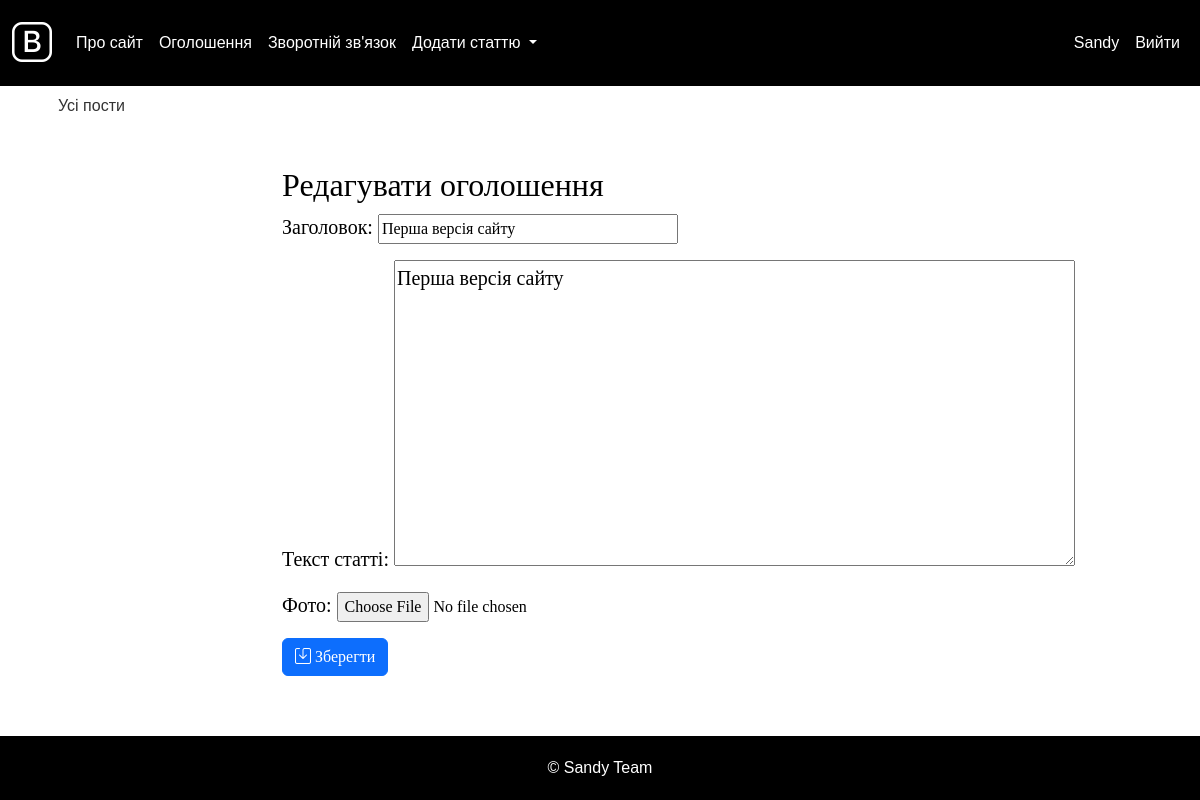
The page /edit_announcement/1/ (signed in) on the database its author committed.
### blog/models.py (models this page shows, shortened)
class CustomUser(AbstractUser):
    avatar = models.ImageField(upload_to='avatars/', blank=True, null=True, default='avatars/default_avatar.png')
    class Meta:
        verbose_name = 'Користувач'
        verbose_name_plural = 'Користувачі'

class Announcement(models.Model):
    title = models.CharField(max_length=200, verbose_name="Заголовок")
    content = models.TextField(verbose_name="Текст статті")
    photo = models.ImageField(upload_to="photos/%Y/%m/%d/", verbose_name="Фото", blank=True, null=True)
    created_at = models.DateTimeField(auto_now_add=True, verbose_name="Час створення")
    class Meta:
        verbose_name = 'Оголошення'
        verbose_name_plural = 'Оголошення'

### blog/views.py (the view)
# urls.py: path('edit_announcement/<int:pk>/', views.edit_announcement, name='edit_announcement'),
def edit_announcement(request, pk):
    announcement = get_object_or_404(Announcement, pk=pk)
    if request.method == 'POST':
        form = AddAnnouncementForm(request.POST, request.FILES, instance=announcement)
        if form.is_valid():
            form.save()
            return redirect('announcements')
    else:
        form = AddAnnouncementForm(instance=announcement)
    return render(request, 'edit_announcement.html', {'form': form})

### blog/forms.py (shortened to what this page needs)
class AddAnnouncementForm(forms.ModelForm):
    class Meta:
        model = Announcement
        fields = ['title', 'content', 'photo']
        widgets = {
            'title': forms.TextInput(attrs={'class': 'form-input'}),
            'content': forms.Textarea(attrs={'cols': 60, 'rows': 10}),
            'photo': forms.FileInput(attrs={'class': 'form-input'}),
        }

### blog/templates/edit_announcement.html (shortened to what this page needs)
{% extends 'base.html' %}
{% block content %}
    <h1>Редагувати оголошення</h1>
    <form action="{% url 'edit_announcement' form.instance.id %}" method="post" enctype="multipart/form-data">
        {{ form.as_p }}
        <button type="submit" class="btn btn-primary">
            <i class="bi bi-save"></i> Зберегти
        </button>
    </form>
{% endblock %}

### blog/templates/base.html (shortened to what this page needs)
{% load static %}
<!DOCTYPE html>
<html>
<head>
    <link href="https://cdn.jsdelivr.net/npm/bootstrap@5.3.0/dist/css/bootstrap.min.css" rel="stylesheet">
    <link href="https://cdn.jsdelivr.net/npm/bootstrap-icons/font/bootstrap-icons.css" rel="stylesheet">
    <link href="{% static 'css/styles.css' %}" rel="stylesheet">
</head>
<body>
<nav class="navbar navbar-expand-lg navbar-light">
    <div class="container-fluid">
        <a class="navbar-brand" href="{% url 'home' %}">
            <i class="bi bi-bootstrap" style="color: #fff;"></i>
        </a>
        <div class="collapse navbar-collapse" id="navbarNavDropdown">
            <ul class="navbar-nav me-auto">
                <li class="nav-item">
                    <a class="nav-link" href="{% url 'about' %}">Про сайт</a>
                </li>
                <li class="nav-item">
                    <a class="nav-link" href="{% url 'announcements' %}">Оголошення</a>
                </li>
                <li class="nav-item">
                    <a class="nav-link" href="{% url 'contact' %}">Зворотній зв'язок</a>
                </li>
                <li class="nav-item dropdown">
                    <a class="nav-link dropdown-toggle" href="{% url 'add_page' %}" id="navbarDropdown" role="button" data-bs-toggle="dropdown" aria-expanded="false">
                        Додати статтю
                    </a>
                </li>
            </ul>
            <ul class="navbar-nav ms-auto">
                {% if request.user.is_authenticated %}
                    <li class="nav-item">
                        <a class="nav-link" href="{% url 'user_profile' request.user.username %}">{{ request.user.username }}</a>
                    </li>
                    <li class="nav-item">
                        <a class="nav-link" href="{% url 'logout' %}">Вийти</a>
                    </li>
                {% endif %}
            </ul>
        </div>
    </div>
</nav>
<div class="container content-wrapper">
    <div class="row">
        <div class="col-md-2">
            <ul class="list-group">
                {% if cat_selected == 0 %}
                    <li class="list-group-item list-group-header">Усі пости</li>
                {% else %}
                    <li class="list-group-item"><a href="{% url 'home' %}">Усі пости</a></li>
                {% endif %}
            </ul>
        </div>
        <div class="col-md-10">
            <div class="content-text">
                {% block content %}
                {% endblock %}
            </div>
        </div>
    </div>
</div>
<footer class="footer">
    <div class="container">
        <span class="text-muted">&copy; Sandy Team</span>
    </div>
</footer>
</body>
</html>

### blog/static/css/styles.css (style rules this page uses)
html, body { font-family: 'Arial'; margin: 0; padding: 0; height: 100%; width: 100%; color: #444; }
a { color: #0059b2; text-decoration: none; }
.bi-bootstrap { font-size: 40px; color: #000; }
.content-text { margin: 60px 0 0 30px; color: #000; font-size: 20px; font-family: Yandex Sans Display Light; }
.content-text h1 { font-size: 32px; }
.form-input { width: 300px; font-size: 16px; }

### blog/templates/base.html (style rules this page uses)
body, html { height: 100%; margin: 0; }
body { display: flex; flex-direction: column; }
.content-wrapper { flex: 1; }
.footer { position: relative; bottom: 0; width: 100%; text-align: center; padding: 20px 0; background-color: #000; }
.footer .text-muted { color: #fff !important; }
.navbar-light { background-color: #000 !important; }
.navbar-nav .nav-link { color: #fff !important; }
.content-text { padding: 20px; }
.list-group { border: none; padding-left: 0; }
.list-group-item { border: none; padding: 0.5rem 1rem; }
.list-group-item a { color: #333; text-decoration: none; }

### rows shown on the page
CustomUser: user.username "Sandy"
Announcement: title "Перша версія сайту", content "Перша версія сайту"
